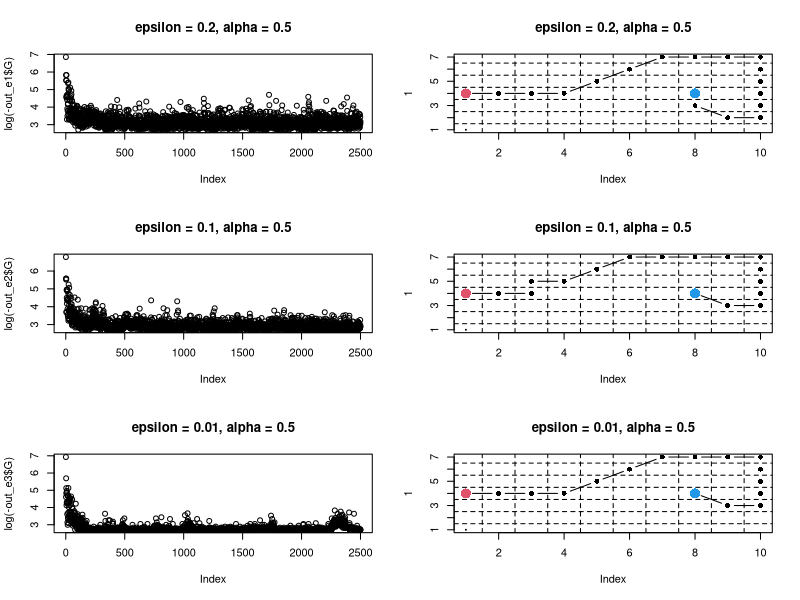
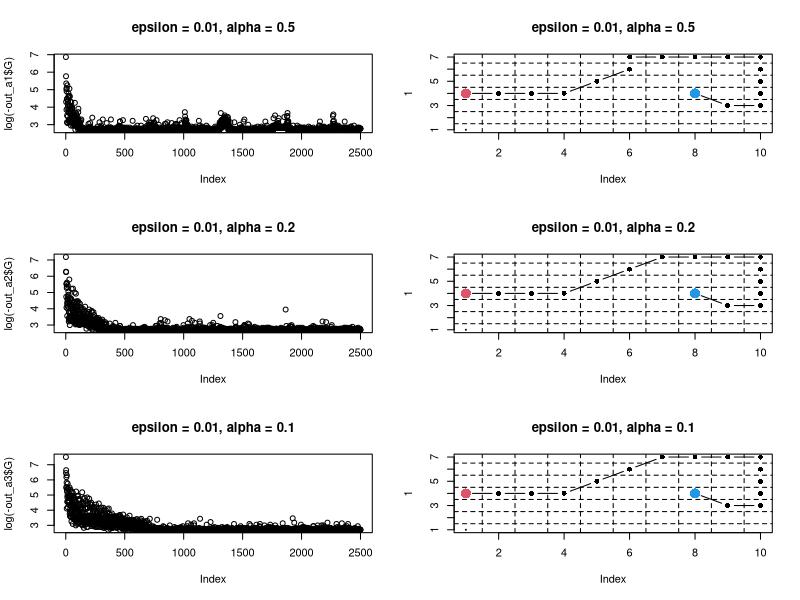

The R script that drew these images, in order: (Note: a time limit stopped this script after it produced the figures.)
###############################################################
### The R code for the Windy Gridworld example (example 6.5)
###############################################################
library(ggplot2)

########## global parameters ##########
## the strength of wind at each column
windy <- c(0,0,0,1,1,1,2,2,1,0)

##### states (7x10 grid), s = (s1, s2) 
##### actions, a = {1:north. 2:south, 3:west, 4:east}

## MDP function to compute [s' | s, a]
## need (1 <= s[1] <= 7; 1 <= s[2] <= 10)
MDP <- function(s, a){
  w <- windy[s[2]]
  if (a==1) {
    s[1] <- s[1] + 1 + w
  }
  if (a==2) {
    s[1] <- s[1] - 1 + w
  }
  if (a==3){
    s[1] <- s[1] + w
    s[2] <- s[2] - 1
  }
  if (a==4){
    s[1] <- s[1] + w
    s[2] <- s[2] + 1
  }
  s[1] <- min(max(s[1], 1), 7)
  s[2] <- min(max(s[2], 1), 10)
  return(s)
}

### epsilon-greedy policy
policy <- function(s, Q, epsilon){
  flag <- rbinom(1, 1, 1-epsilon)
  a1 <- which.max( Q[s[1],s[2],] )
  a2 <- sample(4, 1)
  a <- ifelse(flag==1, a1, a2)
  return(a)
}


################################# SARSA #######################################
### SARSA learning for one episode
sarsa_one_episode <- function(Q, alpha, epsilon, start, goal){
  G <- 0
  s <- start
  a <- policy(s, Q, epsilon)
  while(1){
    r <- -1
    G <- G + r
    s1 <- MDP(s, a)
    a1 <- policy(s1, Q, epsilon)
    qa <- Q[s[1], s[2], a]
    qb <- Q[s1[1], s1[2], a1]
    Q[s[1], s[2], a] <- qa + alpha * (r + qb - qa)
    if ((s1[1]==goal[1]) & (s1[2]==goal[2]) ){
      break
    } else {
      s <- s1
      a <- a1
    }
  }
  return(list(Q=Q, G=G))
}

### SARSA learning for n episodes
sarsa_n_episode <- function(n, alpha, epsilon, start=c(4,1), goal=c(4,8)){
  Q <- array(0, dim = c(7, 10, 4))
  G <- rep(0, n)
  for (i in 1:n){
    #cat(i, "\t")
    out <- sarsa_one_episode(Q, alpha, epsilon, start, goal)
    G[i] <- out$G
    Q <- out$Q
  }
  return(list(Q=Q, G=G))
}

### final solution path
find_path <- function(Q, start=c(4,1), goal=c(4,8), visualize = TRUE, ...){
  s <- start
  s_all <- s
  i <- 0
  while(i < 50){
    i <- i + 1
    a <- which.max(Q[s[1], s[2], ])
    s <- MDP(s, a)
    s_all <- rbind(s_all, s)
    if ((s[1]==goal[1]) & (s[2]==goal[2]) ){
      break
    } 
  }
  ## plot
  if (visualize){
    plot(1, cex=1e-2, xlim = c(1,10), ylim = c(1,7), ...)
    abline(h = (1:7)-0.5, v=(1:10)-0.5, lty=2)
    lines(x = s_all[,2], y = s_all[,1], type = "b", pch = 16)
    points(x = start[2], y = start[1], cex = 2, col = 2, pch=16)
    points(x = goal[2], y = goal[1], cex = 2, col = 4, pch=16)
  }
  return(s_all)
}

################################# run ####################################
n <- 2500
###### effect of epsilon #####
set.seed(1)
out_e1 <- sarsa_n_episode(n, alpha=0.5, epsilon=0.2)
out_e2 <- sarsa_n_episode(n, alpha=0.5, epsilon=0.1)
out_e3 <- sarsa_n_episode(n, alpha=0.5, epsilon=0.01)

par(mfrow = c(3,2))
##
plot( log(-out_e1$G), main = "epsilon = 0.2, alpha = 0.5")
s_e1 <- find_path(out_e1$Q, main = "epsilon = 0.2, alpha = 0.5")
##
plot( log(-out_e2$G), main = "epsilon = 0.1, alpha = 0.5")
s_e2 <- find_path(out_e2$Q, main = "epsilon = 0.1, alpha = 0.5")
##
plot( log(-out_e3$G), main = "epsilon = 0.01, alpha = 0.5")
s_e3 <- find_path(out_e3$Q, main = "epsilon = 0.01, alpha = 0.5")
par(mfrow = c(1,1))

###### effect of alpha #####
set.seed(1)
out_a1 <- sarsa_n_episode(n, alpha=0.5, epsilon=0.01)
out_a2 <- sarsa_n_episode(n, alpha=0.2, epsilon=0.01)
out_a3 <- sarsa_n_episode(n, alpha=0.1, epsilon=0.01)

par(mfrow = c(3,2))
##
plot( log(-out_a1$G), main = "epsilon = 0.01, alpha = 0.5")
s_a1 <- find_path(out_a1$Q, main = "epsilon = 0.01, alpha = 0.5")
##
plot( log(-out_a2$G), main = "epsilon = 0.01, alpha = 0.2")
s_a2 <- find_path(out_a2$Q, main = "epsilon = 0.01, alpha = 0.2")
##
plot( log(-out_a3$G), main = "epsilon = 0.01, alpha = 0.1")
s_a3 <- find_path(out_a3$Q, main = "epsilon = 0.01, alpha = 0.1")
par(mfrow = c(1,1))






################################# Q-learning #######################################
### Q-learning for one episode
q_learning_one_episode <- function(Q, alpha, epsilon, start, goal){
  G <- 0
  s <- start
  a <- policy(s, Q, epsilon)
  while(1){
    r <- -1
    G <- G + r
    s1 <- MDP(s, a)
    qa <- Q[s[1], s[2], a]
    qb <- max(Q[s1[1], s1[2], ])
    Q[s[1], s[2], a] <- qa + alpha * (r + qb - qa)
    if ((s1[1]==goal[1]) & (s1[2]==goal[2]) ){
      break
    } else {
      s <- s1
      a <- policy(s1, Q, epsilon)
    }
  }
  return(list(Q=Q, G=G))
}

### Q-learning for n episodes
q_learning_n_episode <- function(n, alpha, epsilon, start=c(4,1), goal=c(4,8)){
  Q <- array(0, dim = c(7, 10, 4))
  G <- rep(0, n)
  for (i in 1:n){
    #cat(i, "\t")
    out <- q_learning_one_episode(Q, alpha, epsilon, start, goal)
    G[i] <- out$G
    Q <- out$Q
  }
  return(list(Q=Q, G=G))
}



################################# double Q-learning #######################################
### double Q-learning for one episode
double_q_one_episode <- function(Q1, Q2,alpha, epsilon, start, goal){
  G <- 0
  s <- start
  a <- policy(s, Q1 + Q2, epsilon)
  while(1){
    r <- -1
    G <- G + r
    s1 <- MDP(s, a)
    if (rbinom(1, 1, 0.5) == 1){
      qa <- Q1[s[1], s[2], a]
      a_max <- which.max(Q1[s1[1], s1[2], ])
      qb <- Q2[s1[1], s1[2], a_max]
      Q1[s[1], s[2], a] <- qa + alpha * (r + qb - qa)
    } else {
      qa <- Q2[s[1], s[2], a]
      a_max <- which.max(Q2[s1[1], s1[2], ])
      qb <- Q1[s1[1], s1[2], a_max]
      Q2[s[1], s[2], a] <- qa + alpha * (r + qb - qa)
    }
    ##
    if ((s1[1]==goal[1]) & (s1[2]==goal[2]) ){
      break
    } else {
      s <- s1
      a <- policy(s1, Q1 + Q2, epsilon)
    }
  }
  return(list(Q1=Q1, Q2=Q2, G=G))
}

### double Q-learning for n episodes
double_q_n_episode <- function(n, alpha, epsilon, start=c(4,1), goal=c(4,8)){
  Q1 <- array(0, dim = c(7, 10, 4))
  Q2 <- array(0, dim = c(7, 10, 4))
  G <- rep(0, n)
  for (i in 1:n){
    #cat(i, "\t")
    out <- double_q_one_episode(Q1, Q2, alpha, epsilon, start, goal)
    G[i] <- out$G
    Q1 <- out$Q1
    Q2 <- out$Q2
  }
  return(list(Q=(Q1+Q2)/2, G=G))
}


###### compare SARSA and Q-learning #####
M <- 50
nn <- c(100, 200, 500, 1000, 2000)
G_sarsa <- matrix(0, M, length(nn))
G_Q <- matrix(0, M, length(nn))
G_double_Q <- matrix(0, M, length(nn))

for (i in 1:length(nn)){
  n <- nn[i]
  cat("........n = ", n, ".......\n")
  for (j in 1:M){
    cat(j, "\t")
    Q1 <- sarsa_n_episode(n, alpha=0.5, epsilon=0.01)$Q
    Q2 <- q_learning_n_episode(n, alpha=0.5, epsilon=0.01)$Q
    Q3 <- double_q_n_episode(n, alpha=0.5, epsilon=0.01)$Q
    s1 <- find_path(Q1, visualize = FALSE)
    s2 <- find_path(Q2, visualize = FALSE)
    s3 <- find_path(Q3, visualize = FALSE)
    G_sarsa[j,i] <- 1-nrow(s1)
    G_Q[j,i] <- 1-nrow(s2)
    G_double_Q[j,i] <- 1-nrow(s3)
  }
  cat("\n")
}



DD <- data.frame(Episode = as.factor(rep(rep(nn, each=M), 3)),
                 Return = c(c(G_sarsa), c(G_Q), c(G_double_Q)),
                 Methods = rep(c("SARSA", "Q-learning", "double Q-learning"), 
                               each = M*length(nn)))

ggplot(data = DD) + 
  geom_histogram(aes(x = Return, y = ..density.., fill = Methods), alpha = 0.5) + 
  facet_grid(Methods~Episode) + 
  theme_bw(base_size = 20)
